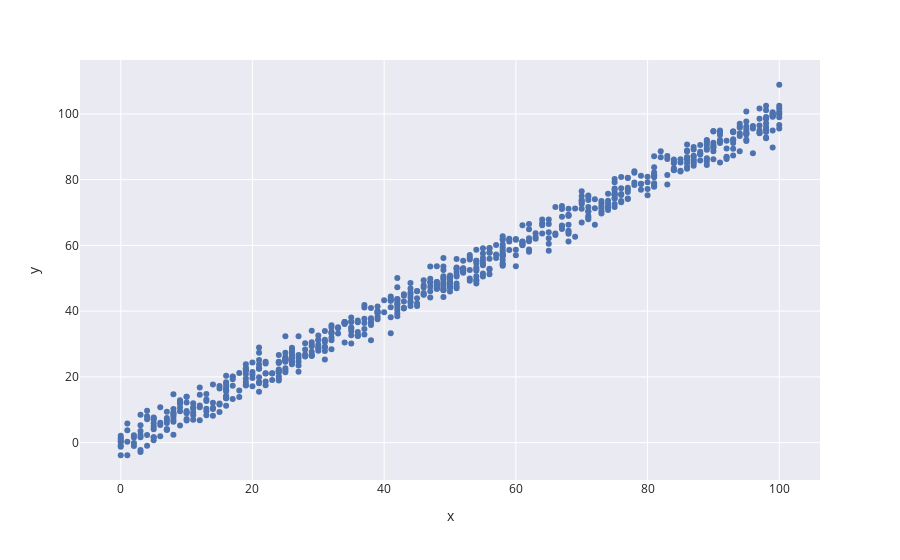

Write notebook code for a chart like this one.
### Code cell
px.scatter(x=train_data['x'], y=train_data['y'],template='seaborn')

### Figure 1 — Plotly figure (JSON) as saved in the notebook; plotly's stock layout.template omitted (floating-point values rounded to 4 significant figures; data arrays with more than 128 entries replaced by an {"elided": "..."} marker saying what was removed)
{"data": [{"hovertemplate": "x=%{x}<br>y=%{y}<extra></extra>", "legendgroup": "", "marker": {"color": "rgb(76,114,176)", "symbol": "circle"}, "mode": "markers", "name": "", "orientation": "v", "showlegend": false, "type": "scatter", "x": {"elided": "699 int values"}, "xaxis": "x", "y": {"elided": "699 float values"}, "yaxis": "y"}], "layout": {"legend": {"tracegroupgap": 0}, "margin": {"t": 60}, "xaxis": {"anchor": "y", "domain": [0, 1], "title": {"text": "x"}}, "yaxis": {"anchor": "x", "domain": [0, 1], "title": {"text": "y"}}}}
